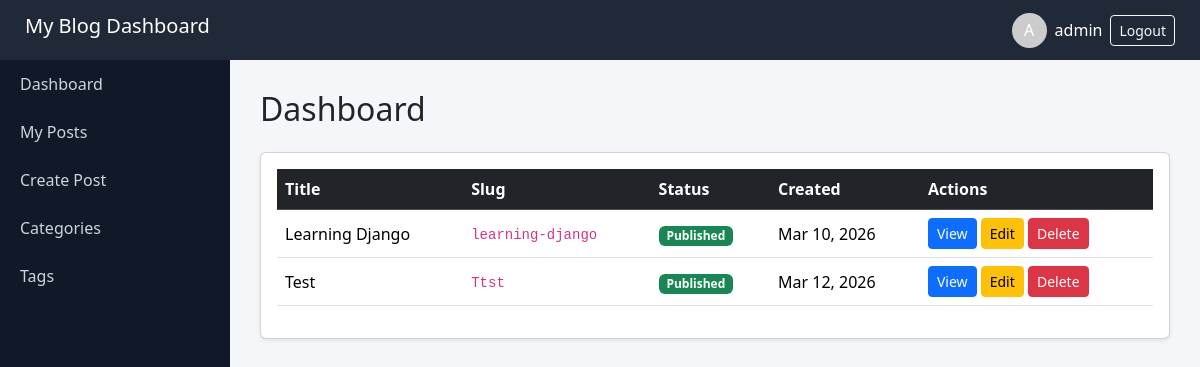
Page /dashboard/ (signed in) on the earlier database version.
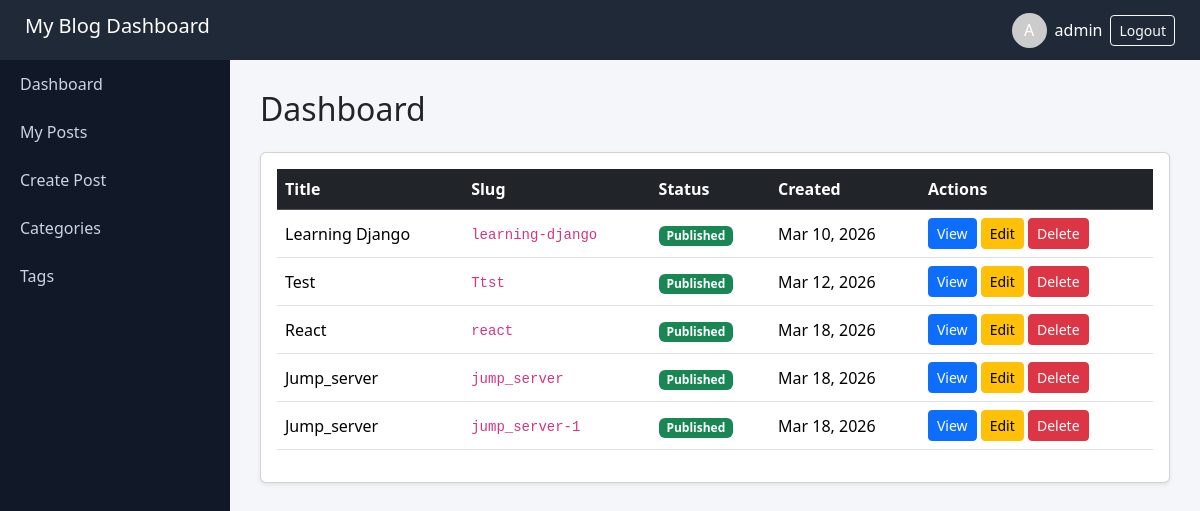
Same page on the later database version.
### account/models.py (models this page shows, shortened)
class User(AbstractUser):
    Role_choices = (
        ('admin', 'Admin'),
        ('editor', 'Editor'),
        ('author', 'Author'),
        ('reader', 'Reader'),
    )
    bio = models.TextField(blank=True, null=True)
    profile_image = models.ImageField(
        upload_to='profiles/',
        blank=True,
        null=True
    )

### posts/models.py (models this page shows, shortened)
class Post(models.Model):
    STATUS_CHOICES = (
        ('draft', 'Draft'),
        ('published', 'Published'),
    )
    title = models.CharField(max_length=200)
    slug = models.SlugField(unique=True, blank=True)
    content = RichTextField()
    image = models.ImageField(upload_to='posts/images/', null=True, blank=True)
    author = models.ForeignKey(
        settings.AUTH_USER_MODEL,
        on_delete=models.CASCADE
    )
    category = models.ForeignKey(Category, on_delete=models.SET_NULL, null=True)
    tags = models.ManyToManyField(Tag, related_name="posts", blank=True)
    status = models.CharField(
        max_length=20,
        choices=STATUS_CHOICES,
        default='draft'
    )
    is_deleted = models.BooleanField(default=False)
    created_at = models.DateTimeField(auto_now_add=True)
    updated_at = models.DateTimeField(auto_now=True)
    objects = ActivePostManager()
    all_objects = models.Manager()

### posts/views.py (the view)
# urls.py: path("dashboard/", views.dashboard, name="dashboard"),
@login_required
def dashboard(request):
    user = request.user
    if user.is_superuser or user.groups.filter(name="Editors").exists():
        posts = Post.objects.all()
    elif user.groups.filter(name="Authors").exists():
        posts = Post.objects.filter(author=user)
    else:
        return redirect("post_list")  # Reader cannot access dashboard
    return render(request, "dashboard/dashboard.html", {"posts": posts})

### posts/models.py (called while the page is built)
    def get_queryset(self):
        return super().get_queryset().filter(is_deleted=False)

### posts/templatetags/custom_tags.py (called while the page is built)
@register.filter(name='has_group')
def has_group(user, group_name):
    return user.groups.filter(name=group_name).exists()

### posts/templates/dashboard/dashboard.html
{% extends "dashboard_base.html" %}
{% block content %}
<h2 class="mb-4">Dashboard</h2>
<div class="card p-3 shadow-sm">
<table class="table table-hover align-middle">
<thead class="table-dark">
<tr>
    <th>Title</th>
    <th>Slug</th>
    <th>Status</th>
    <th>Created</th>
    <th>Actions</th>
</tr>
</thead>
<tbody>
{% for post in posts %}
<tr>
    <td>{{ post.title }}</td>
    <td>
        {% if post.slug %}
            <code>{{ post.slug }}</code>
        {% else %}
            <span class="text-danger">No slug</span>
        {% endif %}
    </td>
    <td>
        {% if post.status == "published" %}
            <span class="badge bg-success">Published</span>
        {% else %}
            <span class="badge bg-warning text-dark">Draft</span>
        {% endif %}
    </td>
    <td>{{ post.created_at|date:"M d, Y" }}</td>
    <td>
        {% if post.slug %}
        <a href="{% url 'post_detail' post.slug %}" class="btn btn-sm btn-primary">
            View
        </a>
        {% endif %}
        <a href="{% url 'edit_post' post.pk %}" class="btn btn-sm btn-warning">
            Edit
        </a>
        <a href="{% url 'delete_post' post.pk %}" class="btn btn-sm btn-danger">
            Delete
        </a>
    </td>
</tr>
{% endfor %}
</tbody>
</table>
</div>
{% endblock %}

### posts/templates/dashboard_base.html (shortened to what this page needs)
{% load custom_tags %}
<!DOCTYPE html>
<html>
<head>
<link href="https://cdn.jsdelivr.net/npm/bootstrap@5.3.2/dist/css/bootstrap.min.css" rel="stylesheet">
</head>
<body>
<div class="header">
<h5>My Blog Dashboard</h5>
<div class="d-flex align-items-center gap-2">
    {% if user.profile_image %}
        <img src="{{ user.profile_image.url }}"
             style="height:35px; width:35px; border-radius:50%;">
    {% else %}
        <div style="height:35px; width:35px; border-radius:50%; background:#ccc; display:flex; align-items:center; justify-content:center;">
            {{ user.username|first|upper }}
        </div>
    {% endif %}
    <a href="{% url 'profile' %}" style="color:white; text-decoration:none;">
        {{ user.username }}
    </a>
    <form method="POST" action="{% url 'logout' %}">
        <button class="btn btn-outline-light btn-sm">Logout</button>
    </form>
</div>
</div>
{% if not user|has_group:"Readers" %}
<div class="sidebar">
<a href="{% url 'dashboard' %}">Dashboard</a>
<a href="{% url 'my_posts' %}">My Posts</a>
<a href="{% url 'create_post' %}">Create Post</a>
<a href="{% url 'categories' %}">Categories</a>
<a href="{% url 'tags' %}">Tags</a>
</div>
{% endif %}
<div class="main-content">
{% block content %}
{% endblock %}
</div>
</body>
</html>

### posts/templates/dashboard_base.html (style rules this page uses)
body { background:#f4f6f9; }
.header { height:60px; background:#1f2937; color:white; display:flex; align-items:center; justify-content:space-between; padding:0 25px; position:fixed; width:100%; top:0; z-index: 1000; }
.sidebar { position:fixed; top:60px; left:0; height:calc(100vh - 60px); width:230px; background:#111827; }
.sidebar a { display:block; color:#cbd5e1; padding:12px 20px; text-decoration:none; }
.main-content { margin-left:230px; margin-top:60px; padding:30px; }

Differences in the rows shown:
added Post: title "React", slug "react", status "Published", created_at "Mar 18, 2026", shows "View"
added Post: title "Jump_server", slug "jump_server", status "Published", created_at "Mar 18, 2026", shows "View"
added Post: title "Jump_server", slug "jump_server-1", status "Published", created_at "Mar 18, 2026", shows "View"
